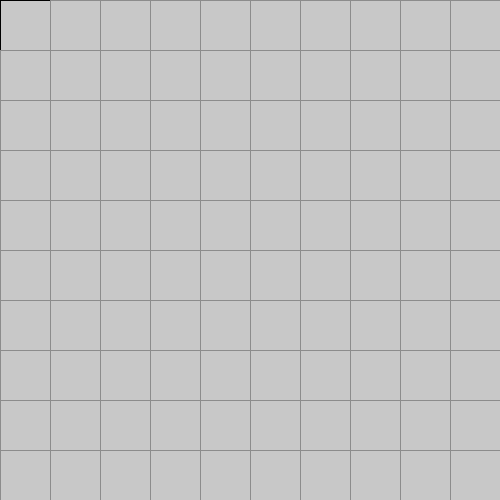
Frame 1 (no input)
Frame 60 (the mouse pressed at the canvas centre just before this capture): identical to frame 1, image omitted
Frame 120 (the mouse held since frame 60 and released just before this capture): identical to frame 1, image omitted

The Processing sketch that drew this single still picture (run headless with seeded random() and noise(); from frame 60 on, the mouse is pressed at the canvas centre):

// Processing sketch: Practice_8_Eastern_Chess_Board
// ── Practice_8_Eastern_Chess_Board.pde
int x_num = 10;
int y_num = 10;
Button myButton[] = new Button [x_num * y_num];

void setup() {
  size(500, 500);
  for (int x = 0; x<x_num; x++)
    for (int y = 0; y<y_num; y++)
    {
      myButton[x+x_num*y] = new Button (x*50, y*50);
    }
  for (int x=0; x<width; x+=50)
    for (int y=0; y<height; y+=50) {
      fill(200);
      rect(x, y, 50, 50);
      stroke(140);
    }
}

void draw() {
  for (int i =0; i<x_num*y_num; i++) {
    myButton[i].display();
  }
}
// ── class_Button.pde
class Button {
  int xpos;
  int ypos;
  
  Button(int tempXpos, int tempYpos){
    xpos = tempXpos;
    ypos = tempYpos;
  }
  void display(){
    if (mousePressed && (mouseX>xpos && mouseX<xpos+50)&&(mouseY>ypos&&mouseY<ypos+50)){
      fill (#ffcc33);
      rect(xpos,ypos,50,50);
  }
}
}
